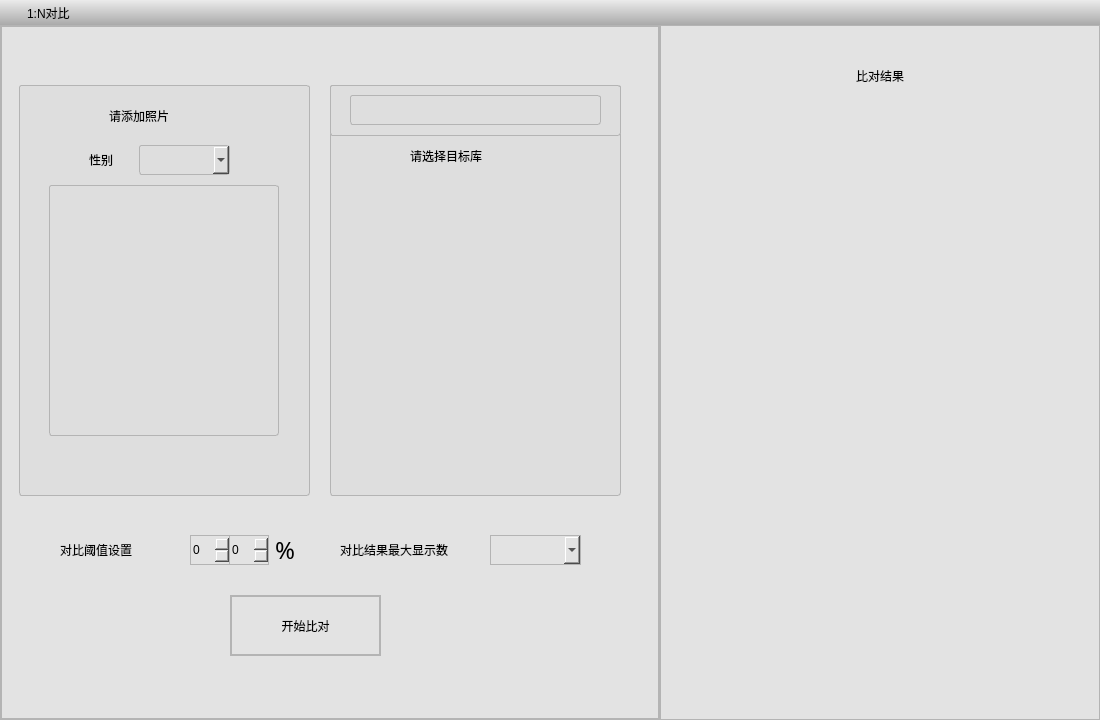
<?xml version="1.0" encoding="UTF-8"?>
<ui version="4.0">
 <class>FaceOneToNPane</class>
 <widget class="QWidget" name="FaceOneToNPane">
  <property name="geometry">
   <rect>
    <x>0</x>
    <y>0</y>
    <width>1100</width>
    <height>720</height>
   </rect>
  </property>
  <property name="minimumSize">
   <size>
    <width>1100</width>
    <height>720</height>
   </size>
  </property>
  <property name="maximumSize">
   <size>
    <width>1100</width>
    <height>720</height>
   </size>
  </property>
  <property name="windowTitle">
   <string>Form</string>
  </property>
  <property name="styleSheet">
   <string notr="true">background-color: rgb(227, 227, 227);
</string>
  </property>
  <layout class="QVBoxLayout" name="verticalLayout">
   <property name="spacing">
    <number>0</number>
   </property>
   <property name="leftMargin">
    <number>0</number>
   </property>
   <property name="topMargin">
    <number>0</number>
   </property>
   <property name="rightMargin">
    <number>0</number>
   </property>
   <property name="bottomMargin">
    <number>0</number>
   </property>
   <item>
    <widget class="QWidget" name="widget1" native="true">
     <property name="minimumSize">
      <size>
       <width>0</width>
       <height>25</height>
      </size>
     </property>
     <property name="maximumSize">
      <size>
       <width>16777215</width>
       <height>25</height>
      </size>
     </property>
     <property name="styleSheet">
      <string notr="true">border-radius:none;
background-color: qlineargradient(spread:pad, x1:0, y1:0, x2:0, y2:1, stop:0 rgba(235, 235, 235, 255), stop:1 rgba(170, 170, 170, 255));</string>
     </property>
     <layout class="QHBoxLayout" name="horizontalLayout_2">
      <property name="spacing">
       <number>10</number>
      </property>
      <property name="leftMargin">
       <number>10</number>
      </property>
      <property name="topMargin">
       <number>0</number>
      </property>
      <property name="rightMargin">
       <number>0</number>
      </property>
      <property name="bottomMargin">
       <number>0</number>
      </property>
      <item>
       <widget class="QLabel" name="label">
        <property name="styleSheet">
         <string notr="true">border:none</string>
        </property>
        <property name="text">
         <string/>
        </property>
        <property name="pixmap">
         <pixmap resource="../Resouce.qrc">:/images/1比N小图标.png</pixmap>
        </property>
       </widget>
      </item>
      <item>
       <widget class="QLabel" name="label_2">
        <property name="styleSheet">
         <string notr="true">border:none;
font: 11pt &quot;黑体&quot;;</string>
        </property>
        <property name="text">
         <string>1:N对比</string>
        </property>
       </widget>
      </item>
      <item>
       <spacer name="horizontalSpacer">
        <property name="orientation">
         <enum>Qt::Horizontal</enum>
        </property>
        <property name="sizeHint" stdset="0">
         <size>
          <width>986</width>
          <height>20</height>
         </size>
        </property>
       </spacer>
      </item>
     </layout>
    </widget>
   </item>
   <item>
    <widget class="QWidget" name="widget3" native="true">
     <property name="styleSheet">
      <string notr="true">border:2px solid rgb(180,180,180)</string>
     </property>
     <layout class="QHBoxLayout" name="horizontalLayout" stretch="3,2">
      <property name="spacing">
       <number>0</number>
      </property>
      <property name="leftMargin">
       <number>0</number>
      </property>
      <property name="topMargin">
       <number>0</number>
      </property>
      <property name="rightMargin">
       <number>0</number>
      </property>
      <property name="bottomMargin">
       <number>0</number>
      </property>
      <item>
       <widget class="QWidget" name="widget_4" native="true">
        <widget class="QWidget" name="widget_6" native="true">
         <property name="geometry">
          <rect>
           <x>19</x>
           <y>60</y>
           <width>291</width>
           <height>411</height>
          </rect>
         </property>
         <property name="styleSheet">
          <string notr="true">background-color:rgb(222,222,222);
border-radius:3px;
border:1px solid rgb(180,180,180);</string>
         </property>
         <widget class="QLabel" name="label_3">
          <property name="geometry">
           <rect>
            <x>90</x>
            <y>20</y>
            <width>101</width>
            <height>21</height>
           </rect>
          </property>
          <property name="styleSheet">
           <string notr="true">border:none;
font: 13pt &quot;黑体&quot;;</string>
          </property>
          <property name="text">
           <string>请添加照片</string>
          </property>
         </widget>
         <widget class="QLabel" name="label_4">
          <property name="geometry">
           <rect>
            <x>70</x>
            <y>60</y>
            <width>41</width>
            <height>30</height>
           </rect>
          </property>
          <property name="styleSheet">
           <string notr="true">border:none;
font: 11pt &quot;黑体&quot;;</string>
          </property>
          <property name="text">
           <string>性别</string>
          </property>
         </widget>
         <widget class="QComboBox" name="m_comboSex">
          <property name="geometry">
           <rect>
            <x>120</x>
            <y>60</y>
            <width>91</width>
            <height>30</height>
           </rect>
          </property>
          <property name="styleSheet">
           <string notr="true">border-radius:3px;
QComboBox::drop-down:border-image: url(:/images/down-01.png);

</string>
          </property>
         </widget>
         <widget class="QPushButton" name="m_btnSelectImage">
          <property name="geometry">
           <rect>
            <x>80</x>
            <y>360</y>
            <width>111</width>
            <height>45</height>
           </rect>
          </property>
          <property name="styleSheet">
           <string notr="true">border:none;
border-image: url(:/images/选择照片.png);</string>
          </property>
          <property name="text">
           <string/>
          </property>
         </widget>
         <widget class="QLabel" name="m_labelImage">
          <property name="geometry">
           <rect>
            <x>30</x>
            <y>100</y>
            <width>230</width>
            <height>251</height>
           </rect>
          </property>
          <property name="text">
           <string/>
          </property>
          <property name="scaledContents">
           <bool>true</bool>
          </property>
         </widget>
        </widget>
        <widget class="QWidget" name="widget_7" native="true">
         <property name="geometry">
          <rect>
           <x>330</x>
           <y>60</y>
           <width>291</width>
           <height>411</height>
          </rect>
         </property>
         <property name="styleSheet">
          <string notr="true">background-color:rgb(222,222,222);
border-radius:3px;
border:1px solid rgb(180,180,180);</string>
         </property>
         <widget class="QTableWidget" name="m_tableDestLibary">
          <property name="geometry">
           <rect>
            <x>1</x>
            <y>90</y>
            <width>289</width>
            <height>315</height>
           </rect>
          </property>
          <property name="minimumSize">
           <size>
            <width>289</width>
            <height>300</height>
           </size>
          </property>
          <property name="maximumSize">
           <size>
            <width>289</width>
            <height>315</height>
           </size>
          </property>
          <property name="styleSheet">
           <string notr="true">border:none</string>
          </property>
         </widget>
         <widget class="QLabel" name="label_8">
          <property name="geometry">
           <rect>
            <x>80</x>
            <y>60</y>
            <width>111</width>
            <height>21</height>
           </rect>
          </property>
          <property name="styleSheet">
           <string notr="true">border:none;
font: 13pt &quot;黑体&quot;;</string>
          </property>
          <property name="text">
           <string>请选择目标库</string>
          </property>
         </widget>
         <widget class="QWidget" name="widget_8" native="true">
          <property name="geometry">
           <rect>
            <x>0</x>
            <y>0</y>
            <width>291</width>
            <height>51</height>
           </rect>
          </property>
          <widget class="QLineEdit" name="m_editSearch">
           <property name="geometry">
            <rect>
             <x>20</x>
             <y>10</y>
             <width>251</width>
             <height>30</height>
            </rect>
           </property>
          </widget>
         </widget>
        </widget>
        <widget class="QLabel" name="label_5">
         <property name="geometry">
          <rect>
           <x>60</x>
           <y>510</y>
           <width>121</width>
           <height>30</height>
          </rect>
         </property>
         <property name="styleSheet">
          <string notr="true">border:none;
font: 14pt &quot;黑体&quot;;</string>
         </property>
         <property name="text">
          <string>对比阈值设置</string>
         </property>
        </widget>
        <widget class="QSpinBox" name="m_spinNumber1">
         <property name="geometry">
          <rect>
           <x>190</x>
           <y>510</y>
           <width>40</width>
           <height>30</height>
          </rect>
         </property>
         <property name="styleSheet">
          <string notr="true">border:1px solid rgb(180,180,180);</string>
         </property>
        </widget>
        <widget class="QSpinBox" name="m_spinNumber2">
         <property name="geometry">
          <rect>
           <x>229</x>
           <y>510</y>
           <width>40</width>
           <height>30</height>
          </rect>
         </property>
         <property name="styleSheet">
          <string notr="true">border:1px solid rgb(180,180,180);</string>
         </property>
        </widget>
        <widget class="QLabel" name="label_6">
         <property name="geometry">
          <rect>
           <x>275</x>
           <y>510</y>
           <width>21</width>
           <height>30</height>
          </rect>
         </property>
         <property name="font">
          <font>
           <family>黑体</family>
           <pointsize>18</pointsize>
           <weight>50</weight>
           <italic>false</italic>
           <bold>false</bold>
          </font>
         </property>
         <property name="styleSheet">
          <string notr="true">border:none;
font: 18pt &quot;黑体&quot;;</string>
         </property>
         <property name="text">
          <string>%</string>
         </property>
        </widget>
        <widget class="QLabel" name="label_7">
         <property name="geometry">
          <rect>
           <x>340</x>
           <y>510</y>
           <width>151</width>
           <height>30</height>
          </rect>
         </property>
         <property name="styleSheet">
          <string notr="true">border:none;
font: 11pt &quot;黑体&quot;;</string>
         </property>
         <property name="text">
          <string>对比结果最大显示数</string>
         </property>
        </widget>
        <widget class="QComboBox" name="m_comboMaxDisplayCount">
         <property name="geometry">
          <rect>
           <x>490</x>
           <y>510</y>
           <width>91</width>
           <height>30</height>
          </rect>
         </property>
         <property name="styleSheet">
          <string notr="true">border:1px solid rgb(180,180,180);</string>
         </property>
        </widget>
        <widget class="QPushButton" name="btnBeginCompare">
         <property name="geometry">
          <rect>
           <x>230</x>
           <y>570</y>
           <width>151</width>
           <height>61</height>
          </rect>
         </property>
         <property name="text">
          <string>开始比对</string>
         </property>
        </widget>
       </widget>
      </item>
      <item>
       <widget class="QWidget" name="widget_5" native="true">
        <layout class="QVBoxLayout" name="verticalLayout_3" stretch="1,6">
         <property name="spacing">
          <number>0</number>
         </property>
         <property name="leftMargin">
          <number>1</number>
         </property>
         <property name="topMargin">
          <number>1</number>
         </property>
         <property name="rightMargin">
          <number>1</number>
         </property>
         <property name="bottomMargin">
          <number>1</number>
         </property>
         <item>
          <widget class="QLabel" name="label_9">
           <property name="styleSheet">
            <string notr="true">border:none;
color:rgb(0,0,0);
font: 18pt &quot;黑体&quot;;</string>
           </property>
           <property name="text">
            <string>比对结果</string>
           </property>
           <property name="alignment">
            <set>Qt::AlignCenter</set>
           </property>
          </widget>
         </item>
         <item>
          <widget class="QTableWidget" name="m_tableCompareResult">
           <property name="styleSheet">
            <string notr="true">border:none</string>
           </property>
           <attribute name="horizontalHeaderVisible">
            <bool>false</bool>
           </attribute>
           <attribute name="horizontalHeaderHighlightSections">
            <bool>true</bool>
           </attribute>
          </widget>
         </item>
        </layout>
       </widget>
      </item>
     </layout>
    </widget>
   </item>
  </layout>
 </widget>
 <resources>
  <include location="../Resouce.qrc"/>
 </resources>
 <connections/>
</ui>
